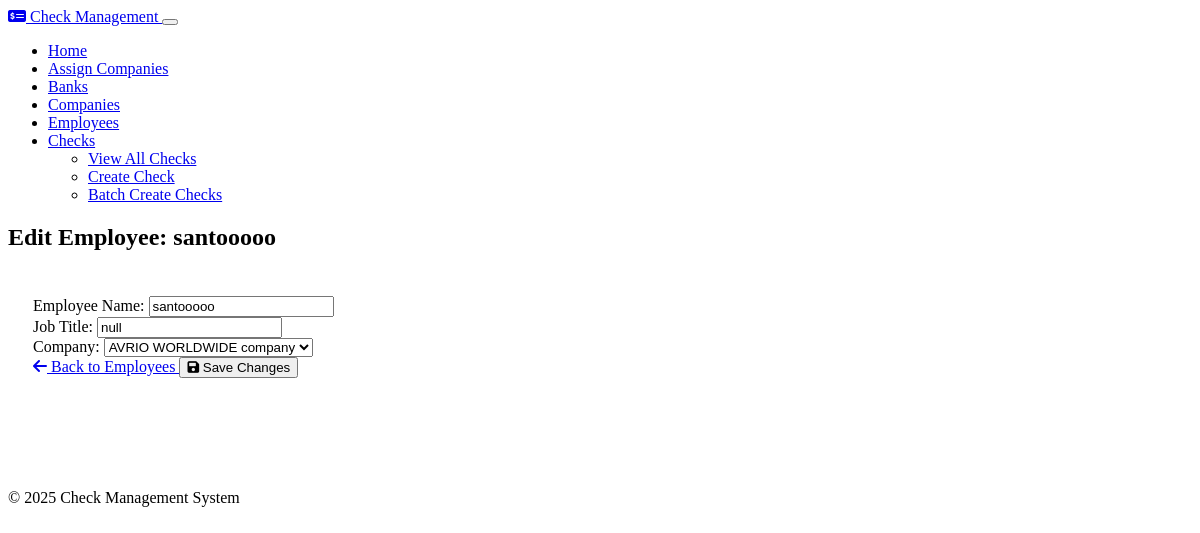
Page /employees/1/edit (signed in) on the committed database.
### models.py (models this page shows, shortened)
class Employee(db.Model):
    id = db.Column(db.Integer, primary_key=True)
    name = db.Column(db.String(100), nullable=False)
    title = db.Column(db.String(100), nullable=False)
    company_id = db.Column(db.Integer, db.ForeignKey('company.id'), nullable=False)
    checks = db.relationship('Check', backref='employee', lazy=True, cascade="all, delete-orphan")

### routes.py (the view)
    @app.route('/employees/<int:id>/edit', methods=['GET', 'POST'])
    def employees_edit(id):
        employee = Employee.query.get_or_404(id)
        form = EmployeeForm(obj=employee)
        form.company_id.choices = [(c.id, c.name) for c in Company.query.all()]
        if form.validate_on_submit():
            form.populate_obj(employee)
            db.session.commit()
            flash('Employee updated successfully!', 'success')
            return redirect(url_for('employees_index'))
        return render_template('employees/edit.html', form=form, employee=employee)

### forms.py
class EmployeeForm(FlaskForm):
    name = StringField('Employee Name', validators=[DataRequired(), Length(min=2, max=100)])
    title = StringField('Job Title', validators=[DataRequired(), Length(min=2, max=100)])
    company_id = SelectField('Company', coerce=int, validators=[DataRequired()])

### templates/employees/edit.html (shortened to what this page needs)
{% extends 'layout.html' %}
{% block content %}
<div class="row justify-content-center">
    <div class="col-md-8">
        <div class="card">
            <div class="card-header">
                <h2 class="mb-0">Edit Employee: {{ employee.name }}</h2>
            </div>
            <div class="card-body">
                <form method="post">
                    <div class="mb-3">
                        <label for="name" class="form-label">Employee Name:</label>
                        {{ form.name(class="form-control", id="name") }}
                    </div>
                    <div class="mb-3">
                        <label for="title" class="form-label">Job Title:</label>
                        {{ form.title(class="form-control", id="title") }}
                    </div>
                    <div class="mb-3">
                        <label for="company_id" class="form-label">Company:</label>
                        {{ form.company_id(class="form-control", id="company_id") }}
                    </div>
                    <div class="d-flex justify-content-between">
                        <a href="{{ url_for('employees_index') }}" class="btn btn-secondary">
                            <i class="fas fa-arrow-left me-1"></i> Back to Employees
                        </a>
                        <button type="submit" class="btn btn-primary">
                            <i class="fas fa-save me-1"></i> Save Changes
                        </button>
                    </div>
                </form>
            </div>
        </div>
    </div>
</div>
{% endblock %}

### static/css/custom.css (style rules this page uses)
.card { transition: all 0.3s ease; }
.card .card-body { padding: 25px; }
.form-label { font-weight: 500; }

### rows in the picture
Employee: name "santooooo", title "null", company_id "AVRIO WORLDWIDE company"
